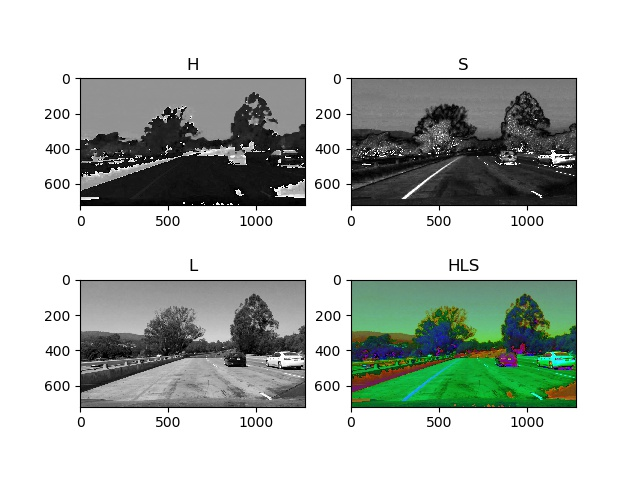
#> input picture img/color_spaces/HLS.jpg, 640 x 480 px; its folder holds only this picture in this run
$ python -i carFinder.py   (imports and definitions only)   (older library calls are emulated)
#> lines starting #> are read from the running program, lines starting #| are printed output that depends on the picture
## Dependencies
# General
import numpy as np
import time
import os
import glob
import pickle
import sklearn
#Sklearn
from sklearn.preprocessing import StandardScaler
from skimage.feature import hog
from sklearn.model_selection import train_test_split
from sklearn.svm import LinearSVC
#CV2 and Matplotlib and scipy and moviepy
import cv2
import matplotlib.image as mpimg
import matplotlib.pyplot as plt
from scipy.ndimage.measurements import label
from moviepy.editor import VideoFileClip

class car():
    """Helper to store data of passed detections"""
    # [11 lines left out: function __init__, not called in this run]

class carFinder():
    def __init__(self):
        self.spaces_possible = ('RGB','HSV','LUV','HLS','YUV','YCrCb','GRAY')  #Possible color spaces
        # default values
        # --> these values can be tuned to get better results
        self.color_spaces = ['HSV']*1             #Color spaces used to define what colorspace the image shall have for extractHist
        self.color_channels = ['HSV']*1           #Corresponding Channels to define what channels of self.colorspaces shall be used by extractHist
        self.hist_bins = 16                         #hist_bins used by extractHist
        self.hist_range = (0,256)                   #hist_range used by extractHist
        self.spatial_size = (8,8)                   #Spatial size used by extractSapcial
        self.hog_orient = 6                         #Orientations used by extractHog
        self.hog_pix_per_cell = 8                   #Pixels per cell used by extractHog
        self.hog_cell_per_block = 4                 #Cells per block used by extractHog
        self.hog_spaces = ['YCrCb']*1           #Color spaces used to define what colorspace the image shall have for extractHog
        self.hog_channels = ['YCrCb']*1           #Corresponding Channels to define what channels of self.colorspaces shall be used by extractHog
        self.sw_region = None                       #Sliding window region: Tuple=(x_low,x_high,y_low,y_high)
        self.sw_shape = (128,128)                   #Sliding window size of box
        self.sw_overlap = (0.5,0.5)                 #Sliding window overlap of box
        self.use_hist = False                       #Shall histograms be used for features
        self.use_hog = True                         #Shall hog be used for features
        self.use_spatial = False                    #Shall bined color features be used
        #default values
        #--> not to be changed, allowed read write just for experimentation
        self.classifier = None                      #Classifier storage
        self.scaler = None                          #Scaler storage
        self.classifier_file_path = 'clf_dump.pkl'  #Path classifier/scaler is saved to
        self.test_accuracy = 0                      #Test accuracy of training
        self.feature_count = 0                      #Number of features used
        self.test_sample_count = 0                  #Number of samples tested on
        self.train_sample_count = 0                 #Number of samples trained on
        self.car_files_path = './data/car/'     #Training data for car images
        self.nocar_files_path = './data/nocar/' #Training data for non-car images
        self.isVideo = False                        #is a Video been fed or an image
        self.previous_frame_cars = None             #Frame containing previous object detections


    ## Shared section
    def transformColorSpace(self, img, desiredColor = 'RGB', showImg = False):
        """Transform Color Spaces from RGB Images"""
        if desiredColor not in self.spaces_possible:
            raise Exception('Colorspace unkown')

        if desiredColor == 'GRAY':
            img_cspace = cv2.cvtColor(img,cv2.COLOR_RGB2GRAY)       #Transform image to Gray color space
        elif desiredColor == 'HSV':
            img_cspace = cv2.cvtColor(img, cv2.COLOR_RGB2HSV)       #Transform image to [Hue,Saturation,Value] color space
        elif desiredColor == 'LUV':
            img_cspace = cv2.cvtColor(img, cv2.COLOR_RGB2LUV)       #Transform image to [L,U,V] color space
        elif desiredColor == 'HLS':
            img_cspace = cv2.cvtColor(img, cv2.COLOR_RGB2HLS)       #Transform image to [Hue,Light,Saturation] color space
        elif desiredColor == 'YUV':
            img_cspace = cv2.cvtColor(img, cv2.COLOR_RGB2YUV)       #Transform image to [Y,U,V] color space
        elif desiredColor == 'YCrCb':
            img_cspace = cv2.cvtColor(img, cv2.COLOR_RGB2YCrCb)     #Transform image to [Y,Cr,Cb] color space -> [luma, red difference chroma, blue difference chroma] very similar to YUV
        else:
            img_cspace = np.copy(img)
        if showImg:                                                 #Show color space in pyplot figure
            if desiredColor=='GRAY':
                print('Gray images will not be shown')
            else:
                if desiredColor =='YCrCb':
                    c1,c2,c3 = 'Y','Cr','Cb'
                else:
                    c1,c2,c3 = desiredColor[0],desiredColor[1],desiredColor[2]
                f,arr = plt.subplots(2,2,figsize=(12,8))
                arr[0,0].imshow(img_cspace[:,:,0],cmap='gray')
                arr[0,0].set_title(c1)
                arr[1,0].imshow(img_cspace[:,:,1],cmap='gray')
                arr[1,0].set_title(c2)
                arr[0,1].imshow(img_cspace[:,:,2],cmap='gray')
                arr[0,1].set_title(c3)
                arr[1,1].imshow(img_cspace)
                arr[1,1].set_title(desiredColor)
                #plt.savefig('./color_spaces/' + desiredColor + '.jpg')
                plt.show()

        return img_cspace

    # [25 lines left out: functions extractSpatial, extractHist, not called in this run]

    def extractHog(self, img, orient = None, pix_per_cell = None, cell_per_block = None, visualize = False, feature_vect = True):
        """Returns Hog features on one given Channel"""
        #Get default values if required
        if orient == None:
            orient = self.hog_orient
        if pix_per_cell == None:
            pix_per_cell = self.hog_pix_per_cell
        if cell_per_block == None:
            cell_per_block = self.hog_cell_per_block

        if len(img.shape) != 2:
            raise Exception('Wrong image dimensions')

        #Calculate hog features
        if visualize == True:
            hog_features, hog_image = hog(img, orientations=orient, pixels_per_cell=(pix_per_cell, pix_per_cell),cells_per_block=(cell_per_block, cell_per_block), transform_sqrt=False, visualise=True, feature_vector=False)
            return hog_features, hog_image
        else:
            hog_features = hog(img, orientations=orient, pixels_per_cell=(pix_per_cell, pix_per_cell), cells_per_block=(cell_per_block, cell_per_block), transform_sqrt=False, visualise=False, feature_vector=feature_vect)
            return hog_features

    # [288 lines left out: functions showHogFeatures, extractFeatures, loadImageSet, createClassifier, trainClassifier, slidingWindows and 2 more, not called in this run]

    def searchFullHog(self, img, scale = 1, region = None, hog_spaces = None, hog_channels = None, orient = None, cell_per_block = None, pix_per_cell = None, color_spaces = None, color_channels = None, use_hist = None, use_hog = None, use_spatial = None):
        """search Full Hog was the search method used for the submission, it was introduced in the UDACITY Project introduction and modified for personal use
        it creates HOG representation of the complete ROI before searching for swifter HOG feature extraction"""
#> called with scale = 0.8, region = (0, 640, 350, 500)
        #Get default if required
        if orient == None:
            orient = self.hog_orient
#> orient = 6
        if cell_per_block == None:
            cell_per_block = self.hog_cell_per_block
        if pix_per_cell == None:
            pix_per_cell = self.hog_pix_per_cell
        if hog_spaces == None:
            hog_spaces = self.hog_spaces
        if hog_channels == None:
            hog_channels = self.hog_channels
        if color_spaces == None:
            color_spaces = self.color_spaces
        if color_channels == None:
            color_channels = self.color_channels
        if use_hist == None:
            use_hist = self.use_hist
        if use_hog == None:
            use_hog = self.use_hog
        if use_spatial == None:
            use_spatial = self.use_spatial

        img_search = img[region[2]:region[3],region[0]:region[1],:]     #Set region of interest
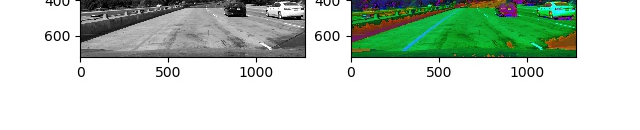
#> img_search: shape (130, 640, 3); mean R, G, B 196.8, 210.8, 199
        if scale != 1:                                                  #Scale image if necassary
            img_search = cv2.resize(img_search, (np.int(img_search.shape[1]/scale), np.int(img_search.shape[0]/scale)))
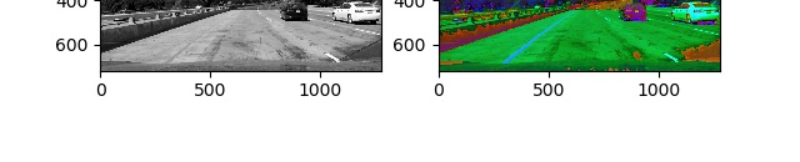
#> img_search: shape (162, 800, 3); mean R, G, B 196.7, 210.7, 198.9
        hog_list = []

        #Convert all required images and get HOG representation
        for h_space,h_chan in zip(hog_spaces,hog_channels):
            c_img = self.transformColorSpace(img_search,desiredColor=h_space)
            if h_space == 'GRAY':
                hog_features = self.extractHog(c_img, orient = orient, pix_per_cell = pix_per_cell, cell_per_block = cell_per_block, feature_vect = False)
                hog_list.append(hog_features)
            elif h_space == 'YCrCb':
                if 'Y' in h_chan:
                    hog_features = self.extractHog(c_img[:,:,0], orient = orient, pix_per_cell = pix_per_cell, cell_per_block = cell_per_block, feature_vect = False)
                    hog_list.append(hog_features)
                if 'Cr' in h_chan:
                    hog_features = self.extractHog(c_img[:,:,1], orient = orient, pix_per_cell = pix_per_cell, cell_per_block = cell_per_block, feature_vect = False)
                    hog_list.append(hog_features)
                if 'Cb' in h_chan:
                    hog_features = self.extractHog(c_img[:,:,2], orient = orient, pix_per_cell = pix_per_cell, cell_per_block = cell_per_block, feature_vect = False)
                    hog_list.append(hog_features)
            else:
                for chan in h_chan:
                    hog_features = self.extractHog(c_img[:,:,h_space.index(chan)], orient = orient, pix_per_cell = pix_per_cell, cell_per_block = cell_per_block, feature_vect = False)
                    hog_list.append(hog_features)
#> after the loop, hog_list = 3 items

        # Define blocks and steps as above
        nxblocks = (c_img.shape[1] // pix_per_cell) - cell_per_block + 1
#> nxblocks = 97
        nyblocks = (c_img.shape[0] // pix_per_cell) - cell_per_block + 1
#> nyblocks = 17
        nfeat_per_block = orient*cell_per_block**2
#> nfeat_per_block = 96

        # 64 was the orginal sampling rate, with 8 cells and 8 pix per cell
        window = 64
        nblocks_per_window = (window // pix_per_cell) - cell_per_block + 1
        cells_per_step = 2  # Instead of overlap, define how many cells to step
        nxsteps = (nxblocks - nblocks_per_window) // cells_per_step
#> nxsteps = 46
        nysteps = (nyblocks - nblocks_per_window) // cells_per_step
#> nysteps = 6

        bboxes = []
        for xb in range(nxsteps):
            for yb in range(nysteps):
                ypos = yb*cells_per_step
                xpos = xb*cells_per_step
                # Extract HOG for this patch
                hog_feature_list = []
                for hog in hog_list:
                    hog_feature_list.append(hog[ypos:ypos+nblocks_per_window, xpos:xpos+nblocks_per_window].ravel())

                hog_features = np.hstack((hog_feature_list))

                xleft = xpos*pix_per_cell
                ytop = ypos*pix_per_cell

                # Extract the image patch
                subimg = cv2.resize(img_search[ytop:ytop+window, xleft:xleft+window], (64,64))

                #Extract color features
                spatial_features = []
                if use_spatial:
                    spatial_features = self.extractSpatial(subimg, spatial_size = spatial_size)

                hist_feature_list = []
                hist_features = []
                #Extract histogram features
                if use_hist:
                    for c_space,c_chan in zip(color_spaces,color_channels):
                        c_img = self.transformColorSpace(subimg, desiredColor = c_space)
                        if (c_space==c_chan) | (c_space=='GRAY'):
                            hist_feat = self.extractHist(c_img, hist_bins = hist_bins, hist_range = hist_range)
                            hist_feature_list.append(hist_feat)
                        elif cspace == 'YCrCb':
                            if 'Y' in h_chan:
                                hist_features = self.extractHist(c_img[:,:,0], hist_bins = hist_bins, hist_range = hist_range)
                                feature_list.append(hist_features)
                            if 'Cr' in h_chan:
                                hist_features = self.extractHist(c_img[:,:,1], hist_bins = hist_bins, hist_range = hist_range)
                                feature_list.append(hist_features)
                            if 'Cb' in h_chan:
                                hist_features = self.extractHist(c_img[:,:,2], hist_bins = hist_bins, hist_range = hist_range)
                                feature_list.append(hist_features)
                        else:
                            for chan in c_chan:
                                hist_feat = self.extractHist(c_img[:,:,c_space.index(chan)], hist_bins = hist_bins, hist_range = hist_range)
                                hist_feature_list.append(hist_feat)
                    hist_features = np.hstack((hist_feature_list))

                stacked = np.hstack((spatial_features, hist_features, hog_features)).reshape(1,-1)  #stack all features
                scaled_features = self.scaler.transform(stacked)                                    #Normalize all features
                prediction = self.classifier.predict(scaled_features)                               #Predict if car or not

                #If a car was predicted
                if prediction:
                    xbox_left = np.int(xleft*scale)
                    ytop_draw = np.int(ytop*scale)
                    win_draw = np.int(window*scale)
                    bboxes.append(((xbox_left, ytop_draw+region[2]),(xbox_left+win_draw,ytop_draw+win_draw+region[2]))) #Append box to bounding boxes of detected images
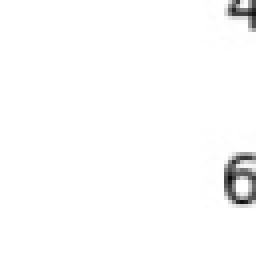
#> subimg: shape (64, 64, 3) (shown 4 times larger); min 11, max 255, mean 250.9
#> after the loop, bboxes = []
        #return bounding boxes
        return bboxes

    # [57 lines left out: functions heatmapAndLabel, drawLabeledBboxesVid, drawLabeledBboxes, not called in this run]

    def findCarsOnImage(self,img_file_path):
        """Finds cars on images"""
        if not os.path.exists(img_file_path):
            raise Exception('File not found')
        self.isVideo = False
        return self.find(mpimg.imread(img_file_path))

    # [9 lines left out: function findCarsOnVideo, not called in this run]

    def find(self,img):
        """Runs feature extraction, classification and displays found objects on a single image"""
        #Get Bounding Boxes for Objects
        cars_1 = self.searchFullHog(img,scale=0.8,region = (0,img.shape[1],350,500))
        cars_2 = self.searchFullHog(img,scale=1.0,region = (0,img.shape[1],350,500))
        cars_3 = self.searchFullHog(img,scale=1.2,region = (0,img.shape[1],400,500))
        cars_4 = self.searchFullHog(img,scale=1.4,region = (0,img.shape[1],300,550))
        cars_5 = self.searchFullHog(img,scale=1.6,region = (0,img.shape[1],350,550))
        cars_6 = self.searchFullHog(img,scale=1.8,region = (0,img.shape[1],400,550))
        #cars_7 = self.searchFullHog(img,scale=2.0, region = (0,img.shape[1],450,600))
        cars = cars_1+cars_2+cars_3+cars_4+cars_5#+cars_6#+cars_7                                                                #Combine found boxes
        labels =self.heatmapAndLabel(img,cars)                                              #create heatmaps and label objects
        if self.isVideo:
            augmented_img = self.drawLabeledBboxesVid(img,labels)                           #Use this method to draw boxes on images if is a video
        else:
            augmented_img = self.drawLabeledBboxes(img,labels)                              #Use this method to draw boxes on images if is a single image
            augmented_img = self.drawBoxes(augmented_img,cars)
        return augmented_img

cF = carFinder()

cF.use_hog = True
cF.use_hist = False
cF.use_spatial = False
#### Use to train new classifier ###
#cF.createClassifier(loadclassfier=False)
#cF.trainClassifier(maxImages=10000)

# [2 lines not run here, left out]
#plt.imshow(cF.findCarsOnImage('./CarND-Vehicle-Detection/test_images/test1.jpg'))
#plt.show()

#> (the run stopped early here; a loop or call above may not have finished)

$ run again, on img/color_spaces/LUV.jpg
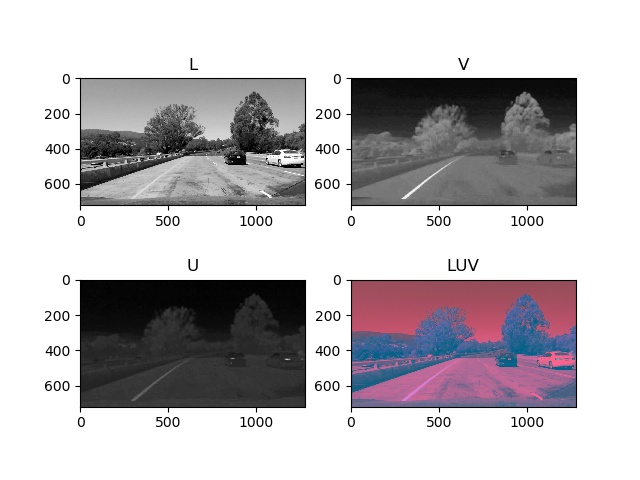
#> input picture img/color_spaces/LUV.jpg, 640 x 480 px
#> orient = 6
#> in searchFullHog, `img_search = img[region[2]:region[3],region[0]:region[1],:]`:
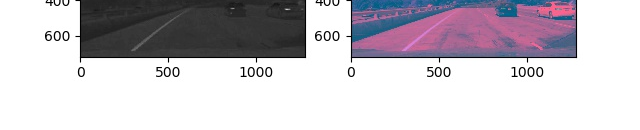
#> img_search: shape (130, 640, 3); mean R, G, B 200.1, 195.4, 201.9
#> after the loop in searchFullHog, `for h_space,h_chan in zip(hog_spaces,hog_channels):`: hog_list = 3 items
#> nfeat_per_block = 96
#> after the loop in searchFullHog, `for xb in range(nxsteps):`: bboxes = []
